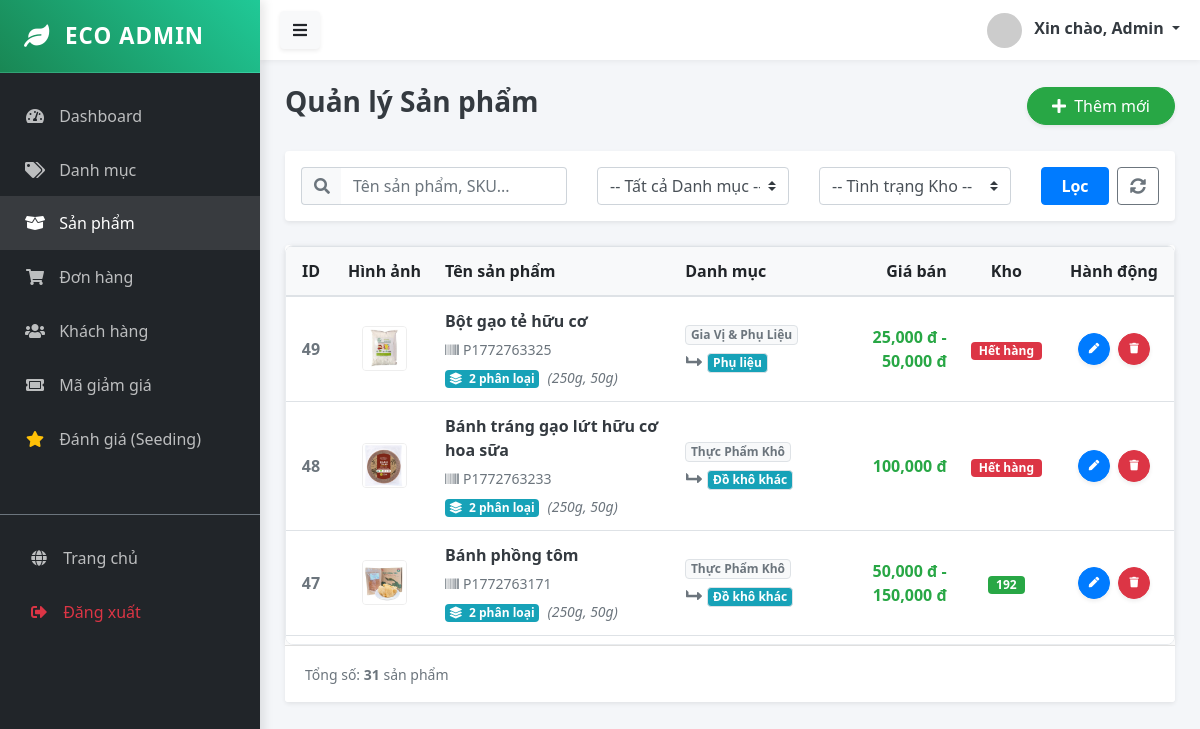
The app's page /public/admin/product (signed in) with its own data.
### tables this page shows
CREATE TABLE `products` (
  `id` bigint UNSIGNED NOT NULL,
  `sku` varchar(100) DEFAULT NULL,
  `name` varchar(300) NOT NULL,
  `brand` varchar(255) DEFAULT NULL,
  `slug` varchar(300) DEFAULT NULL,
  `description` text,
  `short_description` text,
  `category_id` bigint UNSIGNED DEFAULT NULL,
  `is_active` tinyint DEFAULT '1',
  `is_featured` tinyint DEFAULT '0',
  `meta` json DEFAULT NULL,
  `created_at` timestamp NULL DEFAULT CURRENT_TIMESTAMP,
  `updated_at` timestamp NULL DEFAULT CURRENT_TIMESTAMP ON UPDATE CURRENT_TIMESTAMP
);

CREATE TABLE `categories` (
  `id` bigint UNSIGNED NOT NULL,
  `name` varchar(200) DEFAULT NULL,
  `slug` varchar(200) DEFAULT NULL,
  `description` text,
  `parent_id` bigint UNSIGNED DEFAULT NULL,
  `image_url` text,
  `created_at` timestamp NULL DEFAULT CURRENT_TIMESTAMP,
  `updated_at` timestamp NULL DEFAULT CURRENT_TIMESTAMP ON UPDATE CURRENT_TIMESTAMP
);

### app/Controllers/Admin/ProductController.php (called while the page is built, shortened)
<?php
class ProductController extends Controller {
    public function index() {
        $productModel = $this->model('Product');
        $categoryModel = $this->model('Category');
        $filters = [
            'search' => trim($_GET['search'] ?? ''),
            'category_id' => $_GET['category_id'] ?? '',
            'stock_status' => $_GET['stock_status'] ?? ''
        ];
        $products = $productModel->getAllProducts($filters);
        $categories = $categoryModel->all();
        $this->view('admin/products/index', [
            'products' => $products,
            'categories' => $categories
        ]);
    }
}

### app/Core/App.php (called while the page is built, shortened)
<?php
class App {
    protected $controller = 'HomeController';
    protected $method = 'index';
    public function __construct() {
        $url = $this->parseUrl();
        if (isset($url[0]) && strtolower($url[0]) == 'admin') {
            array_shift($url);
            $folder = 'Admin';
            $this->controller = 'DashboardController';
            if (isset($url[0])) {
                $controllerName = $this->convertToPascalCase($url[0]) . 'Controller';
                if (file_exists('../app/Controllers/Admin/' . $controllerName . '.php')) {
                    $this->controller = $controllerName;
                    array_shift($url);
                }
            }
        }
        $file = '../app/Controllers/' . $folder . '/' . $this->controller . '.php';
        if (file_exists($file)) {
            $this->controller = new $class;
        } else {
            die("Lỗi 404: Controller '{$this->controller}' không tồn tại.");
        }
        $this->params = $url ? array_values($url) : [];
        call_user_func_array([$this->controller, $this->method], $this->params);
    }
    public function parseUrl() {
        if (isset($_GET['url'])) {
            return explode('/', filter_var(rtrim($_GET['url'], '/'), FILTER_SANITIZE_URL));
        }
        return [];
    }
    private function convertToPascalCase($string) {
        return str_replace(' ', '', ucwords(str_replace('-', ' ', $string)));
    }
}

### public/index.php (called while the page is built, shortened)
<?php
$app = new App();

### config/database.php (called while the page is built)
<?php
return [
    'host' => $_ENV['DB_HOST'] ?? 'localhost',
    'dbname' => $_ENV['DB_DATABASE'] ?? 'ecostore',
    'user' => $_ENV['DB_USERNAME'] ?? 'root',
    'pass' => $_ENV['DB_PASSWORD'] ?? '',
    'charset' => 'utf8mb4'
];

### app/Core/Database.php (called while the page is built, shortened)
<?php
class Database {
    private static $instance = null;
    private $connection;
    private function __construct() {
        $config = require __DIR__ . '/../../config/database.php';
        $dsn = "mysql:host={$config['host']};dbname={$config['dbname']};charset={$config['charset']}";
        try {
            $this->connection = new PDO($dsn, $config['user'], $config['pass']);
            $this->connection->setAttribute(PDO::ATTR_ERRMODE, PDO::ERRMODE_EXCEPTION);
            $this->connection->setAttribute(PDO::ATTR_DEFAULT_FETCH_MODE, PDO::FETCH_ASSOC);
        } catch (PDOException $e) {
            die("DB Connection Error: " . $e->getMessage());
        }
    }
    public static function getInstance() {
        if (!self::$instance) {
            self::$instance = new Database();
        }
        return self::$instance;
    }
    public function query($sql, $params = []) {
        try {
            $stmt = $this->connection->prepare($sql);
            $stmt->execute($params);
            return $stmt;
        } catch (PDOException $e) {
            die("Lỗi truy vấn SQL: " . $e->getMessage());
        }
    }
    public function fetchAll($sql, $params = []) {
        return $this->query($sql, $params)->fetchAll();
    }
}

### app/Core/Model.php (called while the page is built, shortened)
<?php
abstract class Model {
    public function __construct() {
        $this->db = Database::getInstance();
    }
}

### app/Models/Product.php (called while the page is built, shortened)
<?php
class Product extends Model {
    public function getAllProducts($filters = []) {
        $sql = "SELECT p.*, c.name as category_name, parent_c.name as parent_category_name,
                       MIN(v.price_cents) as min_price,
                       MAX(v.price_cents) as max_price,
                       COALESCE(SUM(v.stock), 0) as total_stock,
                       MIN(i.image_url) as image_url,
                       COUNT(v.id) as variant_count,
                       GROUP_CONCAT(v.name SEPARATOR ', ') as variant_names
                FROM products p
                LEFT JOIN categories c ON p.category_id = c.id
                LEFT JOIN categories parent_c ON c.parent_id = parent_c.id
                LEFT JOIN product_variants v ON p.id = v.product_id AND v.is_active = 1
                LEFT JOIN product_images i ON p.id = i.product_id
                WHERE 1=1";
        $params = [];
        $sql .= " GROUP BY p.id";
        $sql .= " ORDER BY p.id DESC";
        return $this->db->fetchAll($sql, $params);
    }
}

### app/Views/admin/products/index.php (the view, shortened to what this page needs)
<?php require_once '../app/Views/layouts/admin/sidebar.php'; ?>
<div class="d-flex justify-content-between align-items-center mb-4">
    <h3 class="text-dark font-weight-bold">Quản lý Sản phẩm</h3>
    <a href="/MY_WEB/public/admin/product/create" class="btn btn-success shadow-sm rounded-pill px-4">
        <i class="fas fa-plus mr-1"></i> Thêm mới
    </a>
</div>
<div class="card shadow-sm border-0 mb-4 bg-white">
    <div class="card-body p-3">
        <form method="GET" action="/MY_WEB/public/admin/product" class="row align-items-center">
            <div class="col-md-4 mb-2 mb-md-0">
                <div class="input-group">
                    <div class="input-group-prepend">
                        <span class="input-group-text bg-light border-right-0"><i class="fas fa-search text-muted"></i></span>
                    </div>
                    <input type="text" name="search" class="form-control border-left-0" placeholder="Tên sản phẩm, SKU..." value="<?= $_GET['search'] ?? '' ?>">
                </div>
            </div>
            <div class="col-md-3 mb-2 mb-md-0">
                <select name="category_id" class="form-control custom-select" onchange="this.form.submit()">
                    <option value="">-- Tất cả Danh mục --</option>
                </select>
            </div>
            <div class="col-md-3 mb-2 mb-md-0">
                <select name="stock_status" class="form-control custom-select" onchange="this.form.submit()">
                    <option value="">-- Tình trạng Kho --</option>
                </select>
            </div>
            <div class="col-md-2 d-flex">
                <button type="submit" class="btn btn-primary flex-grow-1 mr-2 font-weight-bold">Lọc</button>
                <a href="/MY_WEB/public/admin/product" class="btn btn-outline-secondary" title="Xóa bộ lọc"><i class="fas fa-sync-alt"></i></a>
            </div>
        </form>
    </div>
</div>
<div class="card shadow-sm border-0">
    <div class="card-body p-0">
        <div class="table-scroll-wrapper">
            <table class="table table-hover mb-0">
                <thead>
                    <tr>
                        <th class="text-center" width="50">ID</th>
                        <th class="text-center" width="80">Hình ảnh</th>
                        <th style="min-width: 200px;">Tên sản phẩm</th>
                        <th>Danh mục</th>
                        <th class="text-right">Giá bán</th>
                        <th class="text-center">Kho</th>
                        <th class="text-center" width="120">Hành động</th>
                    </tr>
                </thead>
                <tbody>
                    <?php if (!empty($products)): foreach ($products as $p): ?>
                    <tr>
                        <td class="text-center align-middle font-weight-bold text-muted"><?= $p['id'] ?></td>
                        <td class="text-center align-middle">
                            <?php $imgUrl = !empty($p['image_url']) ? "/MY_WEB/public/" . $p['image_url'] : "https://placehold.co/50"; ?>
                            <img src="<?= $imgUrl ?>" style="width: 45px; height: 45px; object-fit: cover; border-radius: 4px; border: 1px solid #eee;">
                        </td>
                        <td class="align-middle">
                            <div class="font-weight-bold text-dark mb-1"><?= htmlspecialchars($p['name']) ?></div>
                            <small class="text-muted"><i class="fas fa-barcode mr-1"></i><?= $p['sku'] ?? 'N/A' ?></small>
                            <?php if(isset($p['variant_count']) && $p['variant_count'] > 1): ?>
                                <div class="mt-1">
                                    <span class="badge badge-info"><i class="fas fa-layer-group mr-1"></i> <?= $p['variant_count'] ?> phân loại</span>
                                    <small class="text-muted font-italic ml-1">(<?= htmlspecialchars($p['variant_names'] ?? '') ?>)</small>
                                </div>
                            <?php else: ?>
                                <div class="mt-1">
                                    <span class="badge badge-secondary"><i class="fas fa-box mr-1"></i> Tiêu chuẩn</span>
                                </div>
                            <?php endif; ?>
                        </td>
                        <td class="align-middle">
                            <?php if (!empty($p['parent_category_name'])): ?>
                                <span class="badge badge-light border text-secondary mb-1 d-block" style="width: fit-content;">
                                    <?= htmlspecialchars($p['parent_category_name']) ?>
                                </span>
                                <i class="fas fa-level-up-alt fa-rotate-90 text-muted mx-1"></i>
                            <?php endif; ?>
                            <span class="badge badge-info border text-white">
                                <?= htmlspecialchars($p['category_name'] ?? 'Chưa phân loại') ?>
                            </span>
                        </td>
                        <td class="align-middle text-right text-success font-weight-bold">
                            <?php if(isset($p['min_price']) && isset($p['max_price']) && $p['min_price'] != $p['max_price']): ?>
                                <?= number_format($p['min_price']) ?> đ - <?= number_format($p['max_price']) ?> đ
                            <?php else: ?>
                                <?= number_format($p['min_price'] ?? ($p['price_cents'] ?? 0)) ?> đ
                            <?php endif; ?>
                        </td>
                        <td class="align-middle text-center">
                            <?php $stock = $p['total_stock'] ?? 0; ?>
                            <?php if ($stock > 10): ?>
                                <span class="badge badge-success px-2"><?= $stock ?></span>
                            <?php elseif ($stock > 0): ?>
                                <span class="badge badge-warning px-2 text-white"><?= $stock ?></span>
                            <?php else: ?>
                                <span class="badge badge-danger px-2">Hết hàng</span>
                            <?php endif; ?>
                        </td>
                        <td class="text-center align-middle">
                            <a href="/MY_WEB/public/admin/product/edit/<?= $p['id'] ?>" class="btn btn-primary btn-sm action-btn shadow-sm" title="Sửa">
                                <i class="fas fa-pen fa-xs"></i>
                            </a>
                            <a href="/MY_WEB/public/admin/product/delete/<?= $p['id'] ?>" class="btn btn-danger btn-sm action-btn shadow-sm ml-1 btn-delete" title="Xóa" onclick="return confirm('Bạn có chắc chắn muốn xóa?')">
                                <i class="fas fa-trash fa-xs"></i>
                            </a>
                        </td>
                    </tr>
                    <?php endforeach; endif; ?>
                </tbody>
            </table>
        </div>
    </div>
    <div class="card-footer bg-white py-3">
        <small class="text-muted">Tổng số: <strong><?= count($products) ?></strong> sản phẩm</small>
    </div>
</div>
<?php require_once '../app/Views/layouts/admin/footer.php'; ?>

### public/assets/css/admin.css (style rules this page uses)
:root { --primary-color: #0d6efd; --secondary-color: #6c757d; --success-color: #198754; --sidebar-bg: #212529; --sidebar-width: 260px; --header-height: 60px; }
body { font-family: 'Segoe UI', Tahoma, Geneva, Verdana, sans-serif; background-color: #f4f6f9; overflow-x: hidden; }
.table-scroll-wrapper { max-height: 400px; overflow-y: auto; border-radius: 8px; box-shadow: 0 2px 8px rgba(0,0,0,0.05); background: #fff; border: 1px solid #e9ecef; }
.table-scroll-wrapper thead th { position: sticky; top: 0; background-color: #f8f9fa; z-index: 2; border-bottom: 2px solid #dee2e6; white-space: nowrap; }
.action-btn { width: 32px; height: 32px; display: inline-flex; align-items: center; justify-content: center; border-radius: 50%; }

### records on screen
products: id "49", shows a picture, name "Bột gạo tẻ hữu cơ", sku "P1772763325", variant_count "2", variant_names "250g, 50g", categories.name "Gia Vị & Phụ Liệu", category.name "Phụ liệu", min_price "25,000", max_price "50,000", shows "Hết hàng"
products: id "48", shows a picture, name "Bánh tráng gạo lứt hữu cơ hoa sữa", sku "P1772763233", variant_count "2", variant_names "250g, 50g", categories.name "Thực Phẩm Khô", category.name "Đồ khô khác", min_price "100,000", shows "Hết hàng"
products: id "47", shows a picture, name "Bánh phồng tôm", sku "P1772763171", variant_count "2", variant_names "250g, 50g", categories.name "Thực Phẩm Khô", category.name "Đồ khô khác", min_price "50,000", max_price "150,000", stock "192"

### other values on screen
$_SESSION['admin_name'] "Admin"
count($products) "31"
